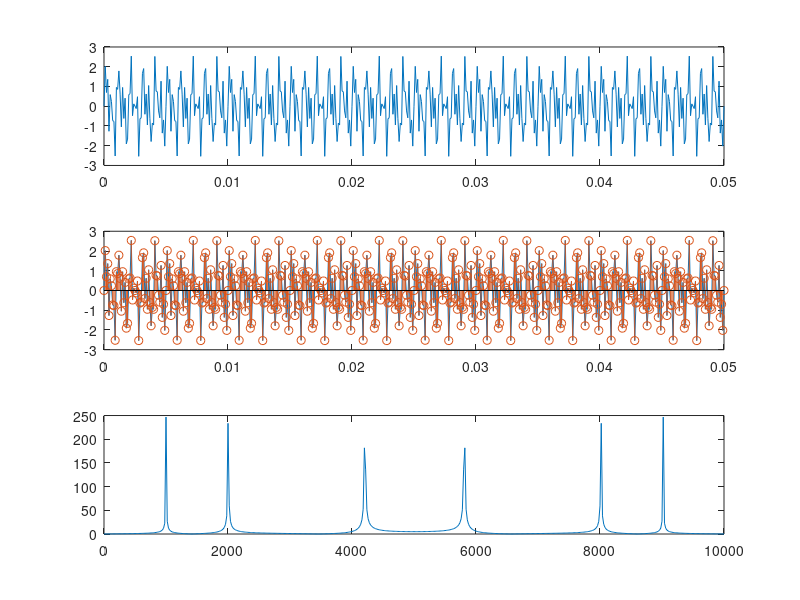

Source code (MATLAB):
F1 = 2000;
F2 = 1000;
F3 = 4200;
L = 500;
Fs2=10000;
T=(0:L)/Fs2;
Y1 = sin(2*pi*T*F1);
Y2 = sin(2*pi*T*F2);
Y3 = sin(2*pi*T*F3);
Y = Y1 + Y2 + Y3;

Y_FFT = fft(Y);
N = (0:L)*Fs2/L;

subplot(3, 1, 1);
plot(T,Y);

subplot(3, 1, 2);
plot(T,Y);
hold on;
stem(T, Y);

subplot(3, 1, 3);
plot(N,abs(Y_FFT));